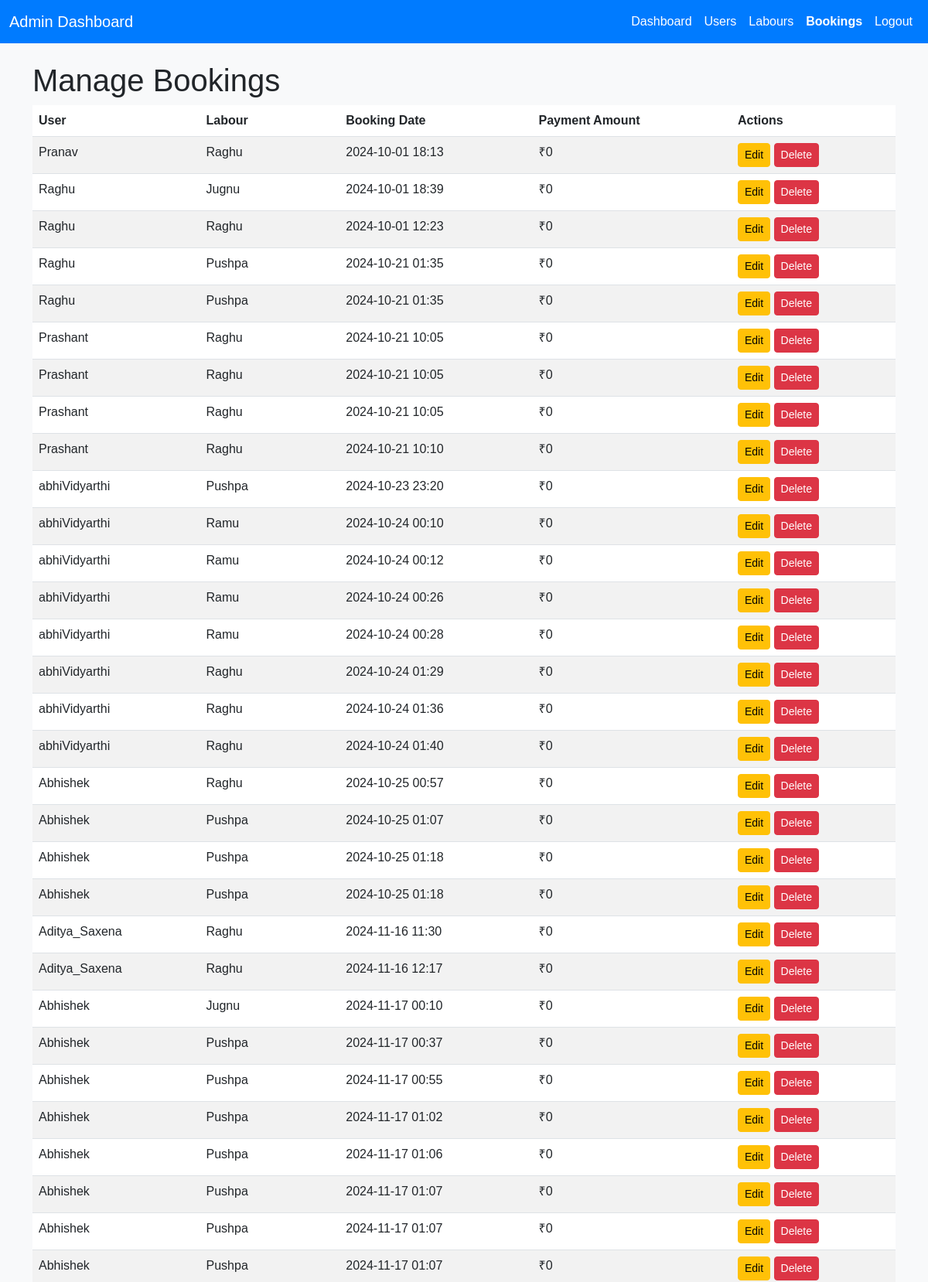
The app's page /manage-bookings/ (signed in, upper part) with its own data.
### myapp/models.py (models this page shows, shortened)
class Booking(models.Model):
    user = models.ForeignKey(User, on_delete=models.CASCADE)
    labour = models.ForeignKey('Labour', on_delete=models.CASCADE)
    email = models.EmailField(max_length=254, null=True, blank=True)
    booking_id = models.CharField(max_length=20, default='', unique=True, editable=False)
    expected_time = models.DateTimeField(default=timezone.now)
    booking_time = models.DateTimeField(auto_now_add=True)
    status = models.CharField(max_length=20, default='pending')
    amount = models.IntegerField(default=0)
    razorpay_order_id = models.CharField(max_length=255, null=True, blank=True)  # Add this field

class Labour(models.Model):
    user = models.OneToOneField(User, on_delete=models.CASCADE, related_name='labour_profile')
    phone = models.CharField(max_length=15, null=True, blank=True)  # Updated to CharField to handle phone numbers better
    image = models.ImageField(upload_to='images/', null=True, blank=True)
    skills = models.ManyToManyField(Skill, related_name='labours', blank=True)
    experience = models.CharField(max_length=100, null=True)
    email = models.EmailField(max_length=254, null=True, blank=True)
    price = models.DecimalField(max_digits=10, decimal_places=2, null=True,blank=True)
    is_available = models.BooleanField(default=True)
    last_booking_time = models.DateTimeField(null=True, blank=True)

### myapp/views.py (the view)
# urls.py: path('manage-bookings/', views.manage_bookings, name='manage_bookings'),
@login_required
def manage_bookings(request):
    bookings = Booking.objects.all()
    return render(request, 'admin/Custom_admin_dashboard.html', {'bookings': bookings, 'active_tab': 'bookings'})

### templates/admin/Custom_admin_dashboard.html (shortened to what this page needs)
<!DOCTYPE html>
<html lang="en">
<head>
    <link href="https://cdn.jsdelivr.net/npm/bootstrap@5.3.0/dist/css/bootstrap.min.css" rel="stylesheet">
    <link href="https://cdnjs.cloudflare.com/ajax/libs/font-awesome/6.0.0-beta3/css/all.min.css" rel="stylesheet">
</head>
<body>
    <nav class="navbar navbar-expand-lg navbar-dark">
        <div class="container-fluid">
            <a class="navbar-brand" href="#">Admin Dashboard</a>
            <div class="collapse navbar-collapse" id="navbarNav">
                <ul class="navbar-nav ms-auto">
                    <li class="nav-item">
                        <a class="nav-link {% if active_tab == 'dashboard' %}active{% endif %}" href="{% url 'dashboard' %}">Dashboard</a>
                    </li>
                    <li class="nav-item">
                        <a class="nav-link {% if active_tab == 'users' %}active{% endif %}" href="{% url 'manage_users' %}">Users</a>
                    </li>
                    <li class="nav-item">
                        <a class="nav-link {% if active_tab == 'labours' %}active{% endif %}" href="{% url 'manage_labours' %}">Labours</a>
                    </li>
                    <li class="nav-item">
                        <a class="nav-link {% if active_tab == 'bookings' %}active{% endif %}" href="{% url 'manage_bookings' %}">Bookings</a>
                    </li>
                    <li class="nav-item">
                        <a class="nav-link" href="#">Logout</a>
                    </li>
                </ul>
            </div>
        </div>
    </nav>
    <div class="container mt-4">
        {% if active_tab == 'bookings' %}
        <h1>Manage Bookings</h1>
        <div class="table-responsive">
            <table class="table table-striped">
                <thead>
                    <tr>
                        <th>User</th>
                        <th>Labour</th>
                        <th>Booking Date</th>
                        <th>Payment Amount</th>
                        <th>Actions</th>
                    </tr>
                </thead>
                <tbody>
                    {% for booking in bookings %}
                    <tr>
                        <td>{{ booking.user.username }}</td>
                        <td>{{ booking.labour.user.username }}</td>
                        <td>{{ booking.expected_time|date:"Y-m-d H:i" }}</td>
                        <td>₹{{ booking.amount }}</td>
                        <td>
                            <a href="#" class="btn btn-sm btn-warning">Edit</a>
                            <a href="#" class="btn btn-sm btn-danger">Delete</a>
                        </td>
                    </tr>
                    {% endfor %}
                </tbody>
            </table>
        </div>
        {% endif %}
    </div>
</body>
</html>

### templates/admin/Custom_admin_dashboard.html (style rules this page uses)
body { background-color: #f8f9fa; font-family: 'Arial', sans-serif; }
.navbar { background-color: #007bff; }
.nav-link { color: white !important; }
.nav-link.active { font-weight: bold; }
.table-responsive { overflow-x: auto; }

### records on screen
Booking: user.username "Pranav", labour.user.username "Raghu", expected_time "2024-10-01 18:13", amount "0"
Booking: user.username "Raghu", labour.user.username "Jugnu", expected_time "2024-10-01 18:39", amount "0"
Booking: user.username "Raghu", labour.user.username "Raghu", expected_time "2024-10-01 12:23", amount "0"
Booking: user.username "Raghu", labour.user.username "Pushpa", expected_time "2024-10-21 01:35", amount "0"
Booking: user.username "Raghu", labour.user.username "Pushpa", expected_time "2024-10-21 01:35", amount "0"
Booking: user.username "Prashant", labour.user.username "Raghu", expected_time "2024-10-21 10:05", amount "0"
Booking: user.username "Prashant", labour.user.username "Raghu", expected_time "2024-10-21 10:05", amount "0"
Booking: user.username "Prashant", labour.user.username "Raghu", expected_time "2024-10-21 10:05", amount "0"
Booking: user.username "Prashant", labour.user.username "Raghu", expected_time "2024-10-21 10:10", amount "0"
Booking: user.username "abhiVidyarthi", labour.user.username "Pushpa", expected_time "2024-10-23 23:20", amount "0"
Booking: user.username "abhiVidyarthi", labour.user.username "Ramu", expected_time "2024-10-24 00:10", amount "0"
Booking: user.username "abhiVidyarthi", labour.user.username "Ramu", expected_time "2024-10-24 00:12", amount "0"
Booking: user.username "abhiVidyarthi", labour.user.username "Ramu", expected_time "2024-10-24 00:26", amount "0"
Booking: user.username "abhiVidyarthi", labour.user.username "Ramu", expected_time "2024-10-24 00:28", amount "0"
Booking: user.username "abhiVidyarthi", labour.user.username "Raghu", expected_time "2024-10-24 01:29", amount "0"
Booking: user.username "abhiVidyarthi", labour.user.username "Raghu", expected_time "2024-10-24 01:36", amount "0"
Booking: user.username "abhiVidyarthi", labour.user.username "Raghu", expected_time "2024-10-24 01:40", amount "0"
Booking: user.username "Abhishek", labour.user.username "Raghu", expected_time "2024-10-25 00:57", amount "0"
Booking: user.username "Abhishek", labour.user.username "Pushpa", expected_time "2024-10-25 01:07", amount "0"
Booking: user.username "Abhishek", labour.user.username "Pushpa", expected_time "2024-10-25 01:18", amount "0"
Booking: user.username "Abhishek", labour.user.username "Pushpa", expected_time "2024-10-25 01:18", amount "0"
Booking: user.username "Aditya_Saxena", labour.user.username "Raghu", expected_time "2024-11-16 11:30", amount "0"
Booking: user.username "Aditya_Saxena", labour.user.username "Raghu", expected_time "2024-11-16 12:17", amount "0"
Booking: user.username "Abhishek", labour.user.username "Jugnu", expected_time "2024-11-17 00:10", amount "0"
Booking: user.username "Abhishek", labour.user.username "Pushpa", expected_time "2024-11-17 00:37", amount "0"
Booking: user.username "Abhishek", labour.user.username "Pushpa", expected_time "2024-11-17 00:55", amount "0"
Booking: user.username "Abhishek", labour.user.username "Pushpa", expected_time "2024-11-17 01:02", amount "0"
Booking: user.username "Abhishek", labour.user.username "Pushpa", expected_time "2024-11-17 01:06", amount "0"
Booking: user.username "Abhishek", labour.user.username "Pushpa", expected_time "2024-11-17 01:07", amount "0"
Booking: user.username "Abhishek", labour.user.username "Pushpa", expected_time "2024-11-17 01:07", amount "0"
Booking: user.username "Abhishek", labour.user.username "Pushpa", expected_time "2024-11-17 01:07", amount "0"
